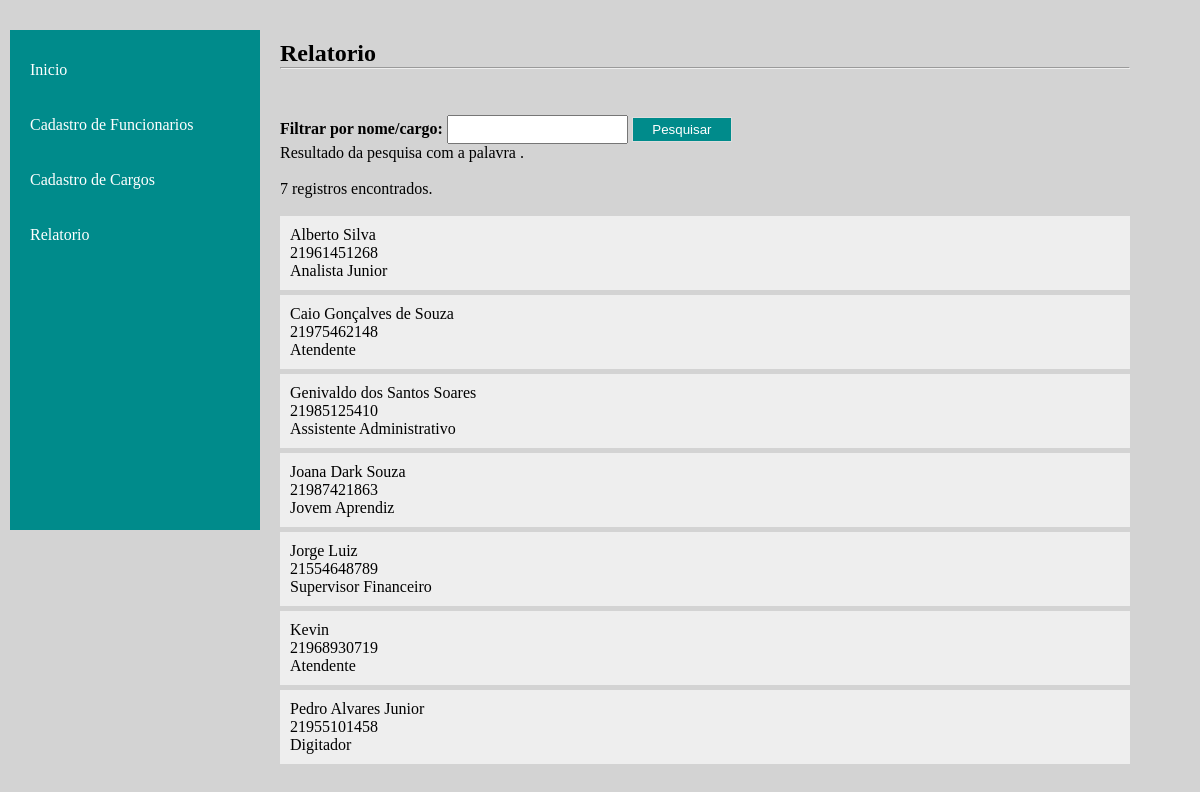
Page /relatorio.php on the committed database.
### relatorio.php (the view, shortened to what this page needs)
<?php
include_once("conexao.php");
$filtro = isset($_GET['filtro'])?$_GET['filtro']:"";
$sql = "select * from funcionários where nome like '%$filtro%' or cargo like '%$filtro%' order by nome";
$consulta = mysqli_query($conexao, $sql);
$registros = mysqli_num_rows($consulta);
?>
<!DOCTYPE html>
<html>
	<head>
		<link rel="stylesheet" href="css/estilo.css">
	</head>
	<body>
		<div class="caixa">
			<nav>
				<ul class="menu">
					<li><a href="index.php">Inicio</a></li>
					<li><a href="cadastro-funcionarios.php">Cadastro de Funcionarios</a></li>
					<li><a href="cadastro-cargos.php">Cadastro de Cargos</a></li>
					<li><a href="relatorio.php">Relatorio</a></li>
				</ul>
			</nav>
			<section>
				<h1>Relatorio</h1>
				<hr><br><br>
				<form method="get" action="">
					<strong>Filtrar por nome/cargo:</strong>
					<input type="text" name="filtro" class="campo" required autofocus>
					<input type="submit" value="Pesquisar" class="button">
				</form>
				<?php
				print "Resultado da pesquisa com a palavra <strong>$filtro</strong>.<br><br>";
				print "$registros registros encontrados.";
				print "<br><br>";
				while($exibirRegistros = mysqli_fetch_array($consulta)) {
					$nome = $exibirRegistros[1];
					$telefone = $exibirRegistros[11];
					$cargo = $exibirRegistros[12];
					print "<article>";
					print "$nome<br>";
					print "$telefone<br>";
					print "$cargo<br>";
					print "</article>";
				}
				?>
			</section>
		</div>
	</body>
</html>

### css/estilo.css (style rules this page uses)
* { margin: 0; padding: 0; }
a { text-decoration: none; color: white; }
body { background-color: lightgrey; font-family: Times New Roman; font-size: 100%; }
.caixa { margin: auto; width: 1200px; margin-top: 20px; padding: 10px; }
nav { width: 250px; height: 500px; background-color: darkcyan; float: left; box-sizing: border-box; padding: 10px; }
section { width: 870px; height: 500px; margin-left: 10px; float: left; box-sizing: border-box; padding: 10px; }
ul.menu, .submenu { list-style-type: none; }
ul.menu li { width: 240px; height: 50px; line-height: 50px; background-color: darkcyan; color: white; margin-top: 5px; box-sizing: border-box; padding-left: 10px; }
.button { width: 100px; height: 25px; border: 1px solid #ddd; background-color: darkcyan; color: white; cursor: pointer; }
.campo { height: 25px; margin-top: 10px; }
article { width: 100%; box-sizing: border-box; padding: 10px; background-color: #eee; margin-bottom: 5px; }

### rows in the picture
funcionários: Nome "Alberto Silva", Telefone "21961451268", Cargo "Analista Junior"
funcionários: Nome "Caio Gonçalves de Souza", Telefone "21975462148", Cargo "Atendente"
funcionários: Nome "Genivaldo dos Santos Soares", Telefone "21985125410", Cargo "Assistente Administrativo"
funcionários: Nome "Joana Dark Souza", Telefone "21987421863", Cargo "Jovem Aprendiz"
funcionários: Nome "Jorge Luiz", Telefone "21554648789", Cargo "Supervisor Financeiro"
funcionários: Nome "Kevin", Telefone "21968930719", Cargo "Atendente"
funcionários: Nome "Pedro Alvares Junior", Telefone "21955101458", Cargo "Digitador"

### other values in the picture
$registros "7"
